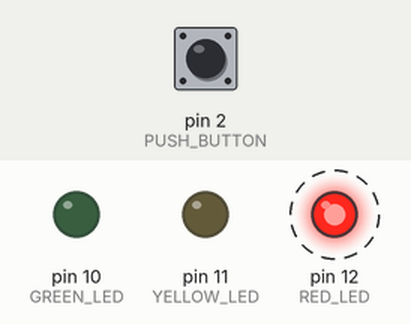
Recording of a sketch running on a simulated Arduino Uno, built with avr-gcc and run on an emulated ATmega328P. On the bench: output pins drawn as LEDs (lit = HIGH). Dashed ring = blinking. The test bench sets the inputs (shaded band); at power-on: pin 2 (PUSH_BUTTON) LOW.

Above: at 1.2 s.
1.3 s: pin 2 (PUSH_BUTTON) pulled HIGH for 0.15 s
At 3.8 s:
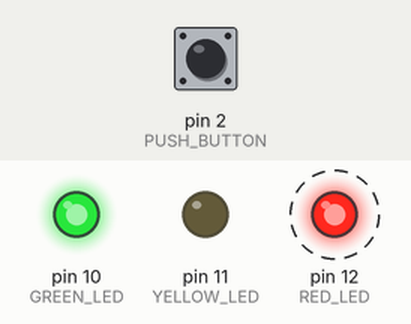
4.4 s: pin 2 (PUSH_BUTTON) pulled HIGH for 1 s
At 5.7 s:
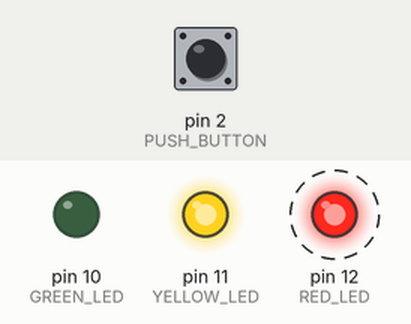
8.4 s: pin 2 (PUSH_BUTTON) pulled HIGH for 3.2 s
At 10.7 s:
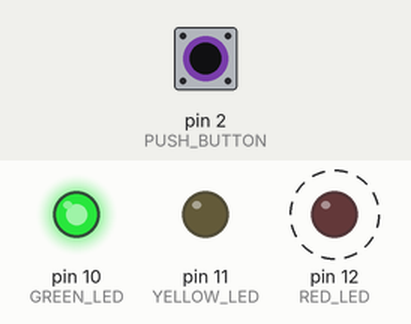
Timing chart, 0 to 20.6 s (numbered marks = the images above; inputs shaded):
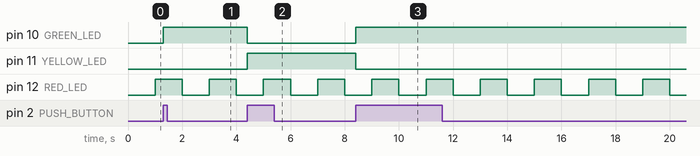

The sketch:

Interrupts.ino
```cpp
// Interrupts
/* The code causes a red LED to blink, and also toggling a yellow and green LED based on a
push button with debouncing. */


#define RED_LED 12
#define YELLOW_LED 11
#define GREEN_LED 10
#define PUSH_BUTTON 2

// Initialize variables for LED blink, button, and LED toggling
unsigned long lastTimeRedLEDBlinked = millis(); // Track blinking of red LED
unsigned long blinkDelayRedLED = 1000; // Red LED blinking delay
byte RedLEDState = LOW; // State of red LED

// Tracker for time for push button debounce
unsigned long lastTimeButtonChanged = millis();
unsigned long debounceDelay = 50; // Debounce delay when the push button is pressed
byte buttonState = LOW; // Tracks the state of the button

int toggleLEDState = 1; // Tracks the state of the yellow and green LED

void setup() {

  // Initialize LEDs and push button
  pinMode(RED_LED, OUTPUT);
  pinMode(YELLOW_LED, OUTPUT);
  pinMode(GREEN_LED, OUTPUT);
  pinMode(PUSH_BUTTON, INPUT);
  buttonState = digitalRead(PUSH_BUTTON);
}

// Allows the red LED to blink
void blinkRedLED() {
  if (RedLEDState == HIGH) {
    RedLEDState = LOW;
  } else {
    RedLEDState = HIGH;
  }
  digitalWrite(RED_LED, RedLEDState);
}

// Toggle the states of the yellow and green LEDs
void toggleOtherLEDs() {
  if (toggleLEDState == 1) {
    toggleLEDState = 2;
    digitalWrite(YELLOW_LED, LOW);
    digitalWrite(GREEN_LED, HIGH);
  } else {
    toggleLEDState = 1;
    digitalWrite(YELLOW_LED, HIGH);
    digitalWrite(GREEN_LED, LOW);
  }
}

void loop() {
  unsigned long timeNow = millis();

  // Blinks red LED at a specified interval
  if (timeNow - lastTimeRedLEDBlinked > blinkDelayRedLED) {
    lastTimeRedLEDBlinked += blinkDelayRedLED;
    blinkRedLED();
  }

  // Toggles the yellow and green LED based on button press with debouncing
  if (timeNow - lastTimeButtonChanged > debounceDelay) {
    byte newButtonState = digitalRead(PUSH_BUTTON);
    if (newButtonState != buttonState) {
      lastTimeButtonChanged = timeNow;
      buttonState = newButtonState;
      if (buttonState == HIGH) {
        toggleOtherLEDs();
      }
    }
  }
}
```

Measured:
- after the input at 1.3 s, pin 10 (GREEN_LED): LOW → HIGH at once
- after the input at 4.4 s, pin 10 (GREEN_LED): HIGH → LOW at once; pin 11 (YELLOW_LED): LOW → HIGH at once
- after the input at 8.4 s, pin 10 (GREEN_LED): LOW → HIGH at once; pin 11 (YELLOW_LED): HIGH → LOW at once
- by itself, pin 12 (RED_LED): alternates HIGH for 1.0 s and LOW for 1.0 s
